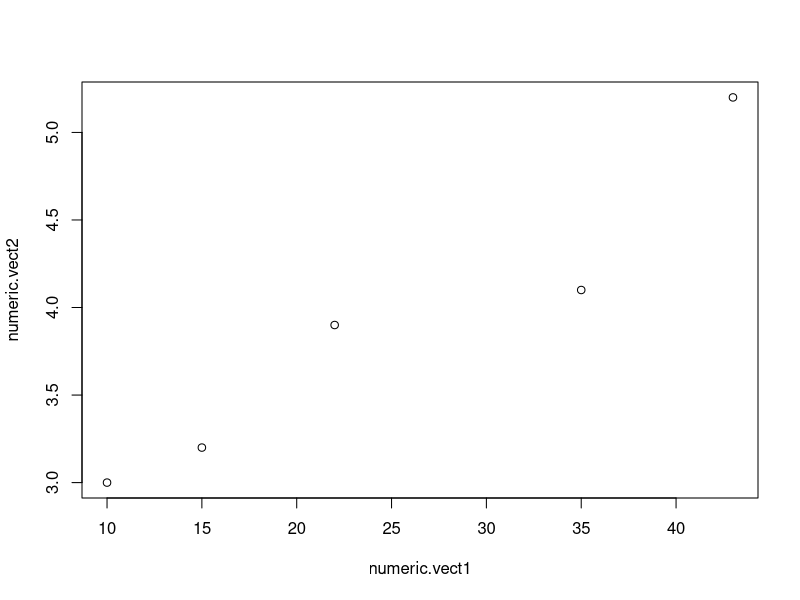
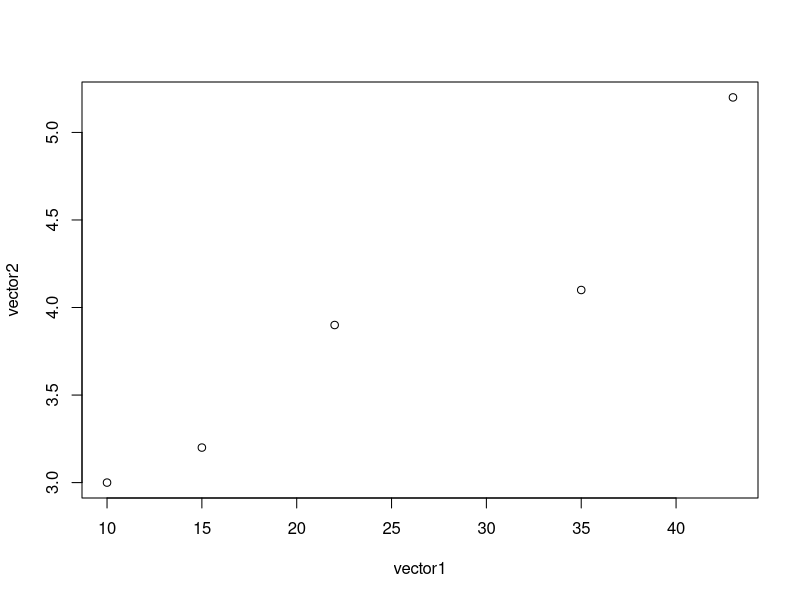
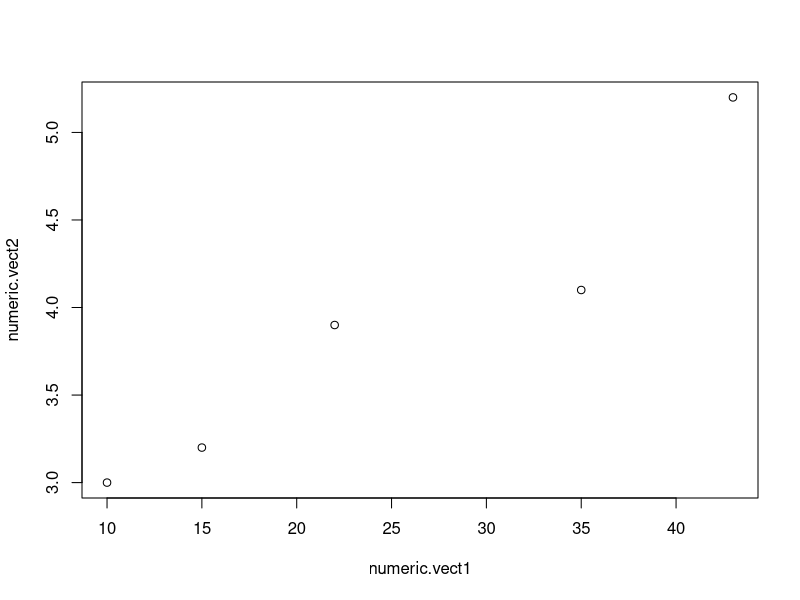
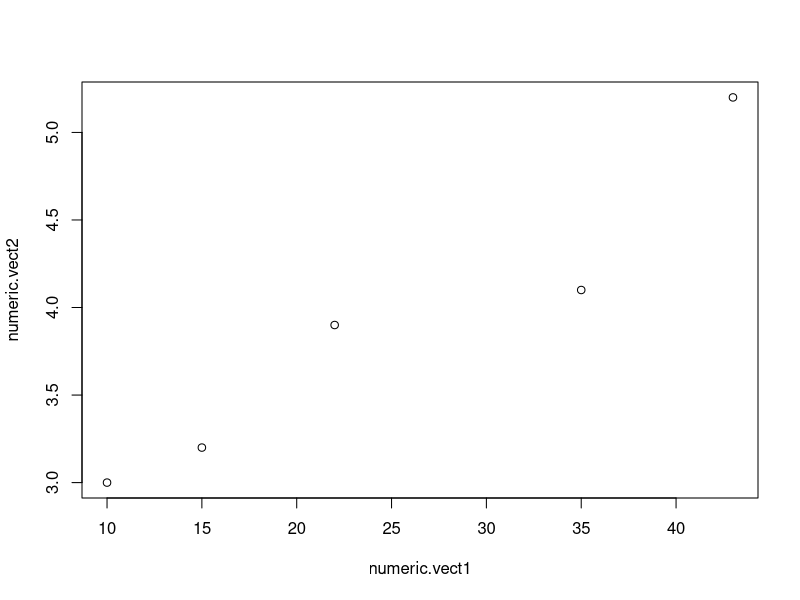
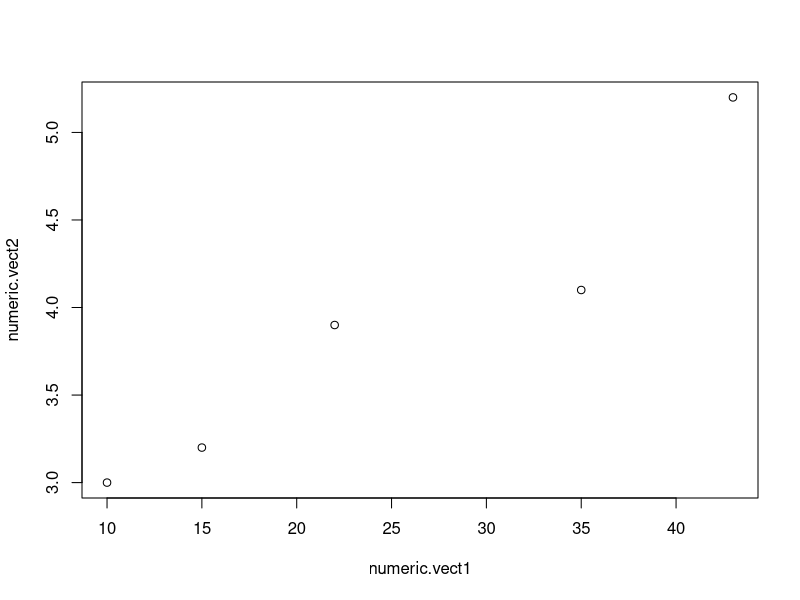

These figures' R source, in order:
## ---- chunk 1
numeric.vect1 <- c(10, 15,  22,  35,  43)
numeric.vect2 <- c(3,  3.2, 3.9, 4.1, 5.2)
## ---- chunk 2
plot(numeric.vect1, numeric.vect2)
## ---- chunk 3
plot(numeric.vect1,   # note again the comma, not a ~
     numeric.vect2, 
     xlab="vector1", 
     ylab="vector2")
## ---- chunk 4
mylabels <-  c("numeric.vect1","numeric.vect2")
## ---- chunk 5
plot(numeric.vect1, 
     numeric.vect2, 
     xlab=mylabels[1],
     ylab=mylabels[2])

## ---- chunk 6
plot(numeric.vect2 ~ numeric.vect1)
## ---- chunk 7
df <- cbind(numeric.vect1, numeric.vect2)
## ---- chunk 8
plot(numeric.vect2 ~ numeric.vect1, data = df)
